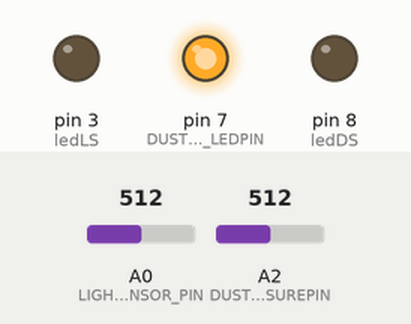
Recording of a sketch running on a simulated Arduino Uno, built with avr-gcc and run on an emulated ATmega328P. On the bench: output pins drawn as LEDs (lit = HIGH). The inputs (shaded band) are chosen by the test bench; at power-on: A0 (LIGHT_SENSOR_PIN) = 512, A2 (DUST_SENSOR_MEASUREPIN) = 512. The local clock reads 2024-03-15 10:24:30 at power-on unless the sketch sets it; storage starts empty; pins used as bus, display or sensor lines are not drawn; what the sketch prints to the serial monitor is not drawn.

Above: at 0.1 s.
Timing chart, 0 to 1.6 s (numbered marks = the images above):
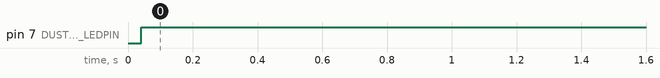

Measured:
- by itself, pin 7 (DUST_SENSOR_LEDPIN): LOW → HIGH at 0.04 s

The sketch:

main.ino
```cpp
/*
  A stationary environmental data collection device designed for Arduino UNO
  by: Mark Alatraca
*/

#include <SD.h>
#include <SPI.h>
#include <RtcDS1302.h>
#include <Wire.h>
#include <hnt_sintegration.h>
#include <light_sintegration.h>
#include <dust_sintegration.h>

//////////////////////////////// INITIALIZATION ////////////////////////////////
//initiale Grove Light Sensor
const int LIGHT_SENSOR_PIN = A0;
LightSensor lightSensor(LIGHT_SENSOR_PIN); //refer to the h file

//initiale DHT11 Sensor
/*const int HNT_SENSOR_PIN = A1;
DHT11 hnt(HNT_SENSOR_PIN);*/ //refer to the h file

//initialize Sharp Optical Dust Sensor GP2Y1010AU0F
const int DUST_SENSOR_MEASUREPIN = A2;
const int DUST_SENSOR_LEDPIN = 7;
SHARP dust(DUST_SENSOR_MEASUREPIN, DUST_SENSOR_LEDPIN); //refer to the h file

const int chipSelect = 10;

//initialize RTC module DS1302
ThreeWire myWire(4, 5, 2); // Data, CLK, RST
RtcDS1302<ThreeWire> rtc(myWire); //RtcDS1302.h

int ledIndicator = 1; //successful setup
int ledLS = 3; //Light sensor
int ledDS = 8; //dust sensor
//int ledHNT = 6; //hnt sensor

File myFile;

//////////////////////////////// INITIALIZATION ////////////////////////////////


//////////////////////////////// SETUP ////////////////////////////////
void setup() {
  Serial.begin(57600);
  rtc.Begin();
  pinMode(DUST_SENSOR_LEDPIN ,OUTPUT);

  RtcDateTime compiled = RtcDateTime(__DATE__, __TIME__);
  rtc.SetDateTime(compiled);

  while (!Serial) {
    // Wait for serial port to connect
  }

  Serial.print("Initializing SD card...");
  if (!SD.begin()) {
    Serial.println("initialization failed!");
    return;
  }
  Serial.println("initialization done.");

  RtcDateTime now = rtc.GetDateTime();
  String foldername = getMainFolderName(now);

  if (!SD.exists(foldername)) {
    SD.mkdir(foldername);
    Serial.println("Main Folder created: " + foldername);
  }

  String filename = getNextFilename(foldername);
  String filePath = foldername + "/" + filename;

  Serial.print("Folder Name: ");
  Serial.println(foldername);

  Serial.print("File Name: ");
  Serial.println(filename);

  myFile = SD.open(filePath, FILE_WRITE);

  if (!myFile) {
    Serial.println("Error opening file: " + filename);
    return;
  }


  //myFile.println("Timestamp\tLight Intensity\tAir Quality(ug/m3)");
  myFile.print("Timestamp,");
  /*myFile.print("Humidity,");
  myFile.print("Temperature,");
  myFile.print("FTemperature,");
  myFile.print("KTemperature,");
  myFile.print("Dewpoint,");
  myFile.print("DewpointFast,");*/
  myFile.print("LightIntensity,");
  myFile.print("DustResults");
  myFile.println();


  pinMode(ledIndicator, OUTPUT);
  pinMode(ledLS, OUTPUT);
  //pinMode(ledHNT, OUTPUT);
  pinMode(ledDS, OUTPUT);
  digitalWrite(ledIndicator, HIGH);
  atexit(closeFile);
}

//////////////////////////////// SETUP ////////////////////////////////


//////////////////////////////// MAIN (R/W) ////////////////////////////////
void loop() {
  RtcDateTime now = rtc.GetDateTime();

  char dateStr[32];
  snprintf(dateStr, sizeof(dateStr), "%02d:%02d:%02d",
         now.Hour(), now.Minute(), now.Second());

  myFile.print(dateStr); // Timestamp
  myFile.print(",");
  Serial.println(dateStr);

  /*double hnt_humidity = hnt.humidity();
  double hnt_temperature = hnt.temperature();
  double hnt_ftemperature = hnt.fahrenheit(hnt_temperature);
  double hnt_ktemperature = hnt.kelvin(hnt_temperature);
  double hnt_dewpoint = hnt.dewPoint(hnt.temperature(), hnt.humidity());
  double hnt_dewpointfast = hnt.dewPointFast(hnt.temperature(), hnt.humidity());
  if (hnt_humidity > 0 && hnt_temperature > 0) {
    digitalWrite(ledHNT, HIGH);
    digitalWrite(ledHNT, LOW);
  }*/

  ///LED INDICATORS
  float lightIntensity = lightSensor.readLight();
  if (lightIntensity > 0) {
    digitalWrite(ledLS, HIGH);
    digitalWrite(ledLS, LOW);
  }

  float dust_results = dust.readDust();
  if (dust_results > 0) {
    digitalWrite(ledDS, HIGH);
    digitalWrite(ledDS, LOW);
  }

  ///////////////////////// SD CARD WRITING /////////////////////////

      //Enable for serial monitoring
      /*Serial.print("\nHumidity: ");
      Serial.println(hnt_humidity);
      Serial.print("Temperature: ");
      Serial.println(hnt_temperature);
      Serial.print("Temperature (°F): ");
      Serial.println(hnt_ftemperature);
      Serial.print("Temperature (°K): ");
      Serial.println(hnt_ktemperature);
      Serial.print("Dewpoint (°C): ");
      Serial.println(hnt_dewpoint);
      Serial.print("DewpointFast (°C): ");
      Serial.println(hnt_dewpointfast);

      Serial.print("Light Intensity: ");
      Serial.println(lightIntensity);

      Serial.print("Air Quality: ");
      Serial.println(dust_results);
      Serial.println();

      /*myFile.print(hnt_humidity);
      myFile.print(",");
      myFile.print(hnt_temperature);
      myFile.print(",");
      myFile.print(hnt_ftemperature);
      myFile.print(",");
      myFile.print(hnt_ktemperature);
      myFile.print(",");
      myFile.print(hnt_dewpoint);
      myFile.print(",");
      myFile.print(hnt_dewpointfast);
      myFile.print(",");*/
      myFile.print(lightIntensity);
      myFile.print(",");
      myFile.print(dust_results);
      myFile.println();

  myFile.flush(); // Ensure data is written to the SD card
  delay(1000);

    ///////////////////////// SD CARD WRITING /////////////////////////
}

//////////////////////////////// MAIN (R/W) ////////////////////////////////

void closeFile() {
  myFile.close();
}


//////////////////////////////// FILE FETCH and GENERATION ////////////////////////////////
String getNextFilename(String foldername) {
  String filename;
  int fileCount = 1;
  do {
    filename = String(fileCount++) + ".csv";
  } while (SD.exists(foldername + "/" + filename)); // Check if file already exists

  return filename;
}

String getMainFolderName(RtcDateTime now) {
  String mainFolderName = String(now.Year() % 100); // Get last two digits of the year
  mainFolderName += "-";
  if (now.Month() < 10) mainFolderName += "0"; // Add leading zero for months < 10
  mainFolderName += String(now.Month());
  mainFolderName += "-";
  if (now.Day() < 10) mainFolderName += "0"; // Add leading zero for days < 10
  mainFolderName += String(now.Day());
  return mainFolderName;
}
```

dust_sintegration.cpp
```cpp
/*
  Configuration taken from: Refrains : https://create.arduino.cc/projecthub/mircemk/diy-air-quality-monitor-with-sharp-gp2y1010au0f-sensor-7b0262
  Sensor: Sharp Optical Dust Sensor (GP2Y1010AU0F)

*/

#include "dust_sintegration.h"
#include <Arduino.h>


SHARP::SHARP(int measurePin, int ledPin) {
  sensorPin_third = measurePin;
  sensorPin_fourth = ledPin;
}

float SHARP::readDust() {

    int samplingTime = 280;
    int deltaTime = 40;
    int sleepTime = 9680;

    float voMeasured = 0;
    float calcVoltage = 0;
    float dustDensity = 0;


  digitalWrite(sensorPin_fourth,LOW); // power on the LED
  delayMicroseconds(samplingTime);

  voMeasured = analogRead(sensorPin_third); // read the dust value

  delayMicroseconds(deltaTime);
  digitalWrite(sensorPin_fourth,HIGH); // turn the LED off
  delayMicroseconds(sleepTime);

  // 0 - 5V mapped to 0 - 1023 integer values
  // recover voltage
  calcVoltage = voMeasured * (5.0 / 1024.0);

  // linear eqaution taken from http://www.howmuchsnow.com/arduino/airquality/
  // Chris Nafis (c) 2012
  dustDensity = 170 * calcVoltage - 0.1;

  return dustDensity; // Return the calculated dust intensity
}
```

hnt_sintegration.cpp
```cpp
/*
  Configuration taken from open-source project
  Sensor: DHT11 Humidity and Temperature Sensor
*/

#include "hnt_sintegration.h"
#include <Arduino.h>
#include <dht11.h>


DHT11::DHT11(int pin) {
  sensorPin_second = pin;
}

//Call the following function to check if the sensor is working
int DHT11::readhnt() {
  dht11 myDHT11;
  int chk = myDHT11.read(sensorPin_second);

  Serial.print("Read sensor: ");
  switch (chk)
  {
    case DHTLIB_OK:
    Serial.println("OK");
    break;
    case DHTLIB_ERROR_CHECKSUM:
    Serial.println("Checksum error");
    break;
    case DHTLIB_ERROR_TIMEOUT:
    Serial.println("Time out error");
    break;
    default:
    Serial.println("Unknown error");
    break;
  }

}

//read the humidity input
double DHT11::humidity() {
    dht11 myDHT11;
    myDHT11.read(sensorPin_second);
    return ((float)myDHT11.humidity);
}

//read the temperature input
double DHT11::temperature() {
    dht11 myDHT11;
    myDHT11.read(sensorPin_second);
    return ((float)myDHT11.temperature);
}


//convert to fahr
double DHT11::fahrenheit(double celsius) {
  return ((float)1.8 * celsius + 32);
}

//convert to kelvin
double DHT11::kelvin(double celsius){
  return ((float)celsius + 273.15);
}

double DHT11::dewPoint(double celsius, double humidity){
  // reference (1) : https://wahiduddin.net/calc/density_algorithms.htm
  // reference (2) : https://www.colorado.edu/geography/weather_station/Geog_site/about.htm
  // (1) Saturation Vapor Pressure = ESGG(T)
  double RATIO = 373.15 / (273.15 + celsius);
  double RHS = -7.90298 * (RATIO - 1);
  RHS += 5.02808 * log10(RATIO);
  RHS += -1.3816e-7 * (pow(10, (11.344 * (1 - 1/RATIO ))) - 1) ;
  RHS += 8.1328e-3 * (pow(10, (-3.49149 * (RATIO - 1))) - 1) ;
  RHS += log10(1013.246);

        // factor -3 is to adjust units - Vapor Pressure SVP * humidity
  double VP = pow(10, RHS - 3) * humidity;

        // (2) DEWPOINT = F(Vapor Pressure)
  double T = log(VP/0.61078);   // temp var
  return ((float)(241.88 * T) / (17.558 - T));
}

// delta max = 0.6544 wrt dewPoint()
// 6.9 x faster than dewPoint()
// reference: https://en.wikipedia.org/wiki/Dew_point
double DHT11::dewPointFast(double celsius, double humidity){
  double a = 17.271;
  double b = 237.7;
  double temp = (a * celsius) / (b + celsius) + log(humidity*0.01);
  double Td = ((float)(b * temp) / (a - temp));
  return Td;
}
```

light_sintegration.cpp
```cpp
/*
  Configuration taken from: http://www.seeedstudio.com
  Sensor: Grove - Light Sensor
*/

#include "light_sintegration.h"
#include <math.h>
#include <Arduino.h>


LightSensor::LightSensor(int pin) {
  sensorPin = pin;
}

float LightSensor::readLight() {
  int sensorValue = analogRead(sensorPin);
  float Rsensor = (float)(1023 - sensorValue) * 10 / sensorValue;

  // Print sensor and resistance values for debugging (optional)
  // Serial.print("The analog read data is: ");
  // Serial.println(sensorValue);
  // Serial.print("The sensor resistance is: ");
  // Serial.println(Rsensor);

  return Rsensor; // Return the calculated light intensity
}
```
